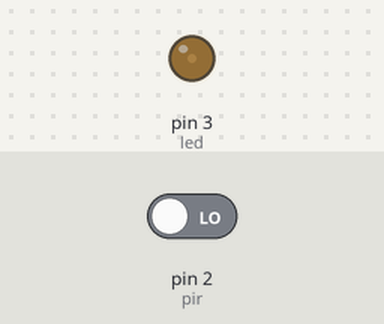
Bench run of a sketch on a simulated Arduino Uno, built with avr-gcc and run on an emulated ATmega328P. On the bench: output pins drawn as LEDs (lit = HIGH). The test bench sets the inputs (shaded band); at power-on: pin 2 (pir) LOW.

Above: at 8.2 s.
8.3 s: pin 2 (pir) driven HIGH
At 9.1 s:
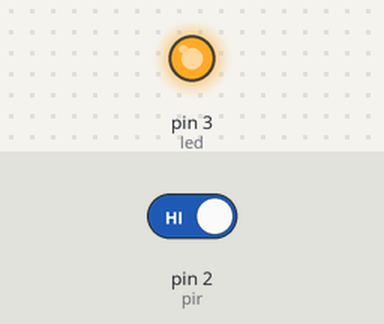
Timing chart, 0 to 11.3 s (numbered marks = the images above; inputs shaded):
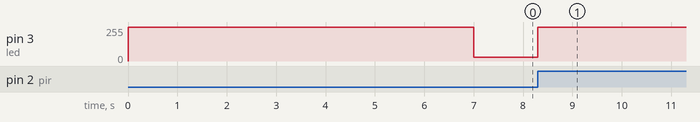

The sketch:

pir_street_light.ino
```cpp
#define pir 2
#define led 3
short int val;

void setup() {
  pinMode(pir, INPUT);
  pinMode(led, OUTPUT);
  digitalWrite(led, HIGH);
  delay(7000);
  digitalWrite(led, LOW);
}

void loop() {
  val = digitalRead(pir);
  if(val == HIGH){
    digitalWrite(led, HIGH);
    delay(5000);
  }
  else{
    analogWrite(led, 29);
  }
}
```

Measured:
- after the input at 8.3 s, pin 3 (led): 29/255 → 255/255 at once
